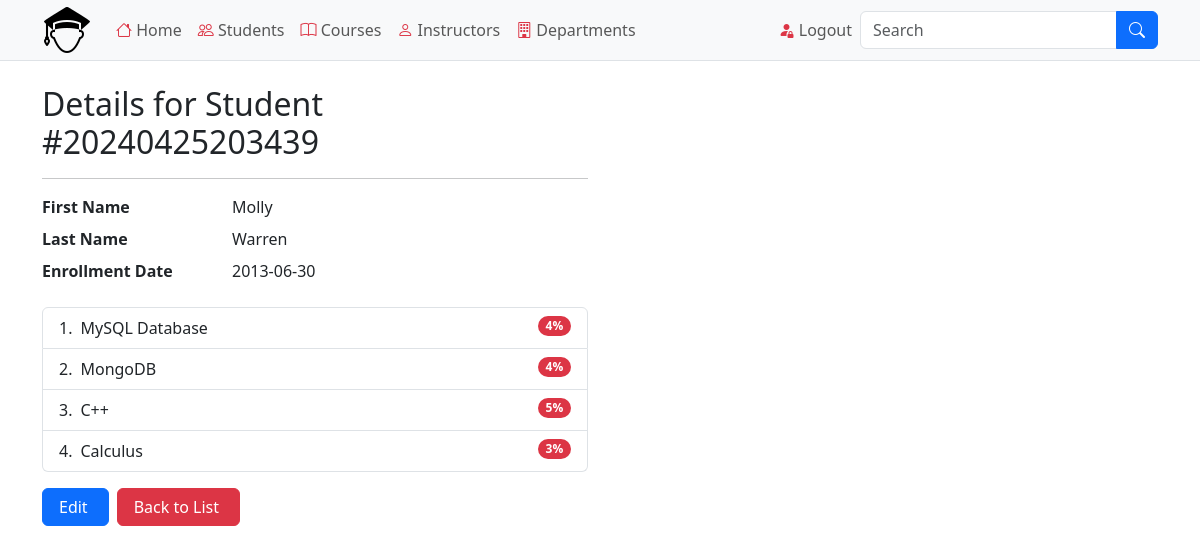
The page /view-student.php?studentId=20240425203439 (signed in) on the database its author committed.
### tables this page shows
CREATE TABLE `students` (
  `student_number` bigint(20) NOT NULL,
  `first_name` varchar(256) DEFAULT NULL,
  `last_name` varchar(256) DEFAULT NULL,
  `age` tinyint(4) DEFAULT NULL,
  `gender` varchar(10) DEFAULT NULL,
  `email` varchar(100) DEFAULT NULL,
  `enrollment_date` date NOT NULL,
  `created_at` timestamp NOT NULL DEFAULT current_timestamp(),
  `updated_at` timestamp NOT NULL DEFAULT current_timestamp() ON UPDATE current_timestamp()
);

CREATE TABLE `courses` (
  `course_id` int(11) NOT NULL,
  `course_number` int(11) NOT NULL,
  `course_name` varchar(100) DEFAULT NULL,
  `credits` int(11) NOT NULL,
  `instructor_id` int(11) DEFAULT NULL,
  `department_id` int(11) DEFAULT NULL,
  `created_at` timestamp NOT NULL DEFAULT current_timestamp(),
  `updated_at` timestamp NOT NULL DEFAULT current_timestamp() ON UPDATE current_timestamp()
);

### classes/Db.php (called while the page is built, shortened)
<?php
class DB
{
    private $hostName = 'localhost';
    private $dbUser = 'root';
    private $dbPass = '';
    private $dbName = 'student_management_system';
    private $options = [];
    protected $conn;
    public function __construct()
    {
        if (!isset($this->conn)) {
            try {
                $this->conn = new PDO("mysql:host=" . $this->hostName . "; dbname=" . $this->dbName, $this->dbUser, $this->dbPass, $this->options);
            } catch (PDOException $e) {
                die($e->getMessage());
            }
        }
        return $this->conn;
    }
}

### classes/Student.php (called while the page is built, shortened)
<?php
include_once 'Db.php';
class Student extends DB
{
    public function getStudent($data)
    {
        try {
            $id = $data['studentId'];
            $stmt = $this->conn->prepare(
                "SELECT student_number, first_name, last_name, age, gender, email, enrollment_date
            FROM students
            WHERE student_number = ?"
            );
            $stmt->execute([$id]);
            $student = $stmt->fetch(PDO::FETCH_ASSOC);
            $coursesStmt = $this->conn->prepare(
                "SELECT c.course_name, c.credits,
                c.course_id
            FROM enrollments e
            JOIN courses c ON c.course_id = e.course_id
            WHERE e.student_number = ?"
            );
            $coursesStmt->execute([$id]);
            $courses = $coursesStmt->fetchAll(PDO::FETCH_ASSOC);
            $student['courses'] = $courses;
            return $student;
        } catch (PDOException $e) {
            $this->output = $e->getMessage();
            return $this->output;
        }
    }
}

### view-student.php (the view, shortened to what this page needs)
<?php
include './classes/Student.php';
if (isset($_GET['studentId'])) {
    $student = new Student();
    $data = $student->getStudent($_GET);
}
?>
<?php include './includes/header.php'; ?>
<div class="container">
    <div class="row">
        <div class="col-12 col-lg-6">
            <h2 class="mt-4 mb-3">Details for Student #<?= $data['student_number'] ?></h2>
            <hr />
            <dl class="row">
                <dt class="col-sm-4">
                    First Name
                </dt>
                <dd class="col-sm-8">
                    <?= $data['first_name'] ?>
                </dd>
                <dt class="col-sm-4">
                    Last Name
                </dt>
                <dd class="col-sm-8">
                    <?= $data['last_name'] ?>
                </dd>
                <dt class="col-sm-4">
                    Enrollment Date
                </dt>
                <dd class="col-sm-8">
                    <?= $data['enrollment_date'] ?>
                </dd>
            </dl>
            <div class="row my-3">
                <div class="col-12">
                    <?php if (!empty($data['courses'])) : ?>
                        <ul class="list-group list-group-numbered">
                            <?php foreach ($data['courses'] as $course) : ?>
                                <?php
                                $className = '';
                                if ($course['credits'] <= 39) {
                                    $className = 'danger';
                                } elseif ($course['credits'] > 39 && $course['credits'] < 50) {
                                    $className = 'warning';
                                } else {
                                    $className = 'success';
                                } ?>
                                <li class="list-group-item d-flex justify-content-between align-items-start">
                                    <div class="ms-2 me-auto">
                                        <?= $course['course_name'] ?>
                                    </div>
                                    <div class="badge text-bg-<?= $className ?> rounded-pill">
                                        <?= $course['credits'] ?>%
                                    </div>
                                </li>
                            <?php endforeach; ?>
                        </ul>
                    <?php else : ?>
                        <span>Student is not enrolled in any courses.</span>
                    <?php endif; ?>
                </div>
            </div>
            <div class="d-flex gap-2">
                <a href="update-student.php?studentId=<?= $data['student_number'] ?>" class="btn btn-primary custom">Edit</a>
                <a href="students.php" class="btn btn-danger custom">Back to List</a>
            </div>
        </div>
    </div>
</div>
<?php include './includes/footer.php'; ?>

### assets/css/styles.css (style rules this page uses)
html, body { height: 100%; }
.btn.custom { padding-left: 1rem !important; padding-right: 1.25rem !important; }

### rows shown on the page
students: student_number "20240425203439", first_name "Molly", last_name "Warren", enrollment_date "2013-06-30"
courses: course_name "MySQL Database", credits "4"
courses: course_name "MongoDB", credits "4"
courses: course_name "C++", credits "5"
courses: course_name "Calculus", credits "3"
